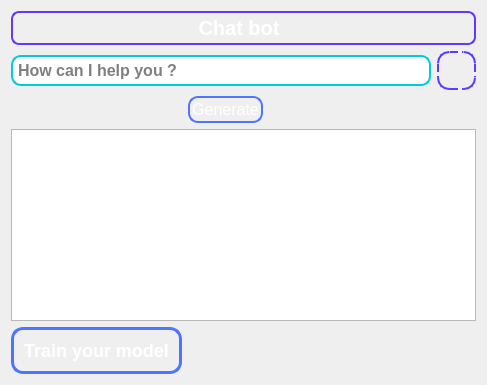
        <widget class="QWidget" name="chatbot">
         <layout class="QGridLayout" name="gridLayout_4">
          <item row="0" column="0">
           <layout class="QGridLayout" name="gridLayout_2">
            <item row="8" column="4">
             <spacer name="horizontalSpacer_9">
              <property name="orientation">
               <enum>Qt::Horizontal</enum>
              </property>
              <property name="sizeType">
               <enum>QSizePolicy::Expanding</enum>
              </property>
              <property name="sizeHint" stdset="0">
               <size>
                <width>150</width>
                <height>20</height>
               </size>
              </property>
             </spacer>
            </item>
            <item row="2" column="5">
             <widget class="QToolButton" name="microBtn">
              <property name="styleSheet">
               <string notr="true">QToolButton#microBtn {
    color: white; /* White text color */
    font-size: 18px; /* Font size */
    font-weight: bold; /* Bold text */
    background-color: qconicalgradient(
        cx:0.5, cy:0.5, angle:0, 
        stop:0 #00CCDD, 
        stop:0.4 #7CF5FF, 
        stop:1 #6439FF
    ); /* Conical gradient background */
    border: 2px dashed #6439FF;
    padding: 6px; /* Padding for space */
    border-radius: 12px; /* Rounded corners */
    text-align: center; /* Center text horizontally */
    display: inline-block; /* Inline-block for proper alignment */
}

QToolButton#microBtn:hover {
    background-color: qconicalgradient(
        cx:0.5, cy:0.5, angle:0, 
        stop:0 #6439FF, 
        stop:0.4 #4F75FF, 
        stop:1 #00CCDD
    ); /* Reversed conical gradient on hover */
    border: 2px solid #4F75FF; /* Hover border color */
}
</string>
              </property>
              <property name="text">
               <string/>
              </property>
              <property name="icon">
               <iconset resource="imagez.qrc">
                <normaloff>:/iamgez/micro.png</normaloff>:/iamgez/micro.png</iconset>
              </property>
              <property name="iconSize">
               <size>
                <width>20</width>
                <height>20</height>
               </size>
              </property>
             </widget>
            </item>
            <item row="8" column="0">
             <widget class="QPushButton" name="trainBtn">
              <property name="styleSheet">
               <string notr="true">QPushButton#trainBtn {
    background-color: qlineargradient(
        spread:pad, 
        x1:0, y1:0, x2:1, y2:1, 
        stop:0 #7CF5FF, 
        stop:0.33 #00CCDD, 
        stop:0.66 #4F75FF, 
        stop:1 #6439FF
    );
    color: white;
    border-radius: 12px;
    padding: 10px;
    font-size: 18px;
    border: 3px solid #4F75FF;
    font-weight: bold;
}

QPushButton#trainBtn:hover {
    background-color: qlineargradient(
        spread:pad, 
        x1:0, y1:0, x2:1, y2:1, 
        stop:0 #6439FF, 
        stop:0.33 #4F75FF, 
        stop:0.66 #00CCDD, 
        stop:1 #7CF5FF
    );
    color: white;
    border: 3px solid #6439FF;
}
</string>
              </property>
              <property name="text">
               <string>Train your model</string>
              </property>
              <property name="icon">
               <iconset>
                <normaloff>:/images/train.png</normaloff>:/images/train.png</iconset>
              </property>
              <property name="iconSize">
               <size>
                <width>30</width>
                <height>30</height>
               </size>
              </property>
             </widget>
            </item>
            <item row="6" column="0" colspan="6">
             <widget class="QPlainTextEdit" name="plainTextEdit">
              <property name="styleSheet">
               <string notr="true">font: 700 12pt &quot;Rockwell&quot;;</string>
              </property>
              <property name="plainText">
               <string/>
              </property>
              <property name="placeholderText">
               <string>Generate response..</string>
              </property>
             </widget>
            </item>
            <item row="1" column="0" colspan="6">
             <widget class="QLabel" name="label_5">
              <property name="font">
               <font>
                <pointsize>-1</pointsize>
                <bold>true</bold>
                <underline>false</underline>
               </font>
              </property>
              <property name="styleSheet">
               <string notr="true">QLabel {
    color: rgb(255, 255, 255); /* White text color */
    font-size: 20px; /* Font size */
    font-weight: bold; /* Bold text */
    background-color: qlineargradient(
        spread:pad, 
        x1:0, y1:0, x2:1, y2:1, 
        stop:0 #7CF5FF, 
        stop:0.5 #00CCDD, 
        stop:1 #4F75FF
    ); /* Gradient background */
    border: 2px solid #6439FF; /* Purple border */
    padding: 3px; /* Padding */
    border-radius: 8px; /* Rounded corners */
    text-align: center; /* Center text horizontally */
    vertical-align: middle; /* Center text vertically */
}

QLabel:disabled {
    color: #6c757d; /* Grey text when disabled */
    background-color: #f0f2f5; /* Light grey background when disabled */
    border: 1px solid #6c757d; /* Grey border when disabled */
}
</string>
              </property>
              <property name="text">
               <string>                                Chat bot</string>
              </property>
             </widget>
            </item>
            <item row="2" column="0" colspan="5">
             <widget class="QLineEdit" name="lineEdit">
              <property name="styleSheet">
               <string notr="true">QLineEdit {
    color: rgb(0, 0, 0); /* White text color */
    font-size: 16px; /* Font size */
    font-weight: bold; /* Bold text */
    background-color: ; /* Background color */
	color: rgb(0, 0, 0);
    border: 2px solid #00CCDD; /* Border color */
    padding: 3px; /* Padding inside the line edit */
    border-radius: 10px; /* Rounded corners */
}

QLineEdit:focus {
    border: 2px solid #6439FF; /* Change border color on focus */
   
    selection-background-color: #00CCDD; /* Selection color */
    selection-color: rgb(0, 0, 0); /* Text color during selection */
}
</string>
              </property>
              <property name="text">
               <string/>
              </property>
              <property name="placeholderText">
               <string>How can I help you ?</string>
              </property>
             </widget>
            </item>
            <item row="3" column="1">
             <widget class="QPushButton" name="pushButton">
              <property name="sizePolicy">
               <sizepolicy hsizetype="Preferred" vsizetype="Minimum">
                <horstretch>2</horstretch>
                <verstretch>0</verstretch>
               </sizepolicy>
              </property>
              <property name="styleSheet">
               <string notr="true">QPushButton#pushButton, QPushButton#trainBtn {
    background-color: qlineargradient(
        spread:pad, 
        x1:0, y1:0, x2:1, y2:1, 
        stop:0 #7CF5FF, 
        stop:0.33 #00CCDD, 
        stop:0.66 #4F75FF, 
        stop:1 #6439FF
    );
    color: white;
    border-radius: 10px;
    padding: 2px;
    font-size: 16px;
    border: 2px solid #4F75FF;
}

QPushButton#pushButton:hover, QPushButton#trainBtn:hover {
    background-color: qlineargradient(
        spread:pad, 
        x1:0, y1:0, x2:1, y2:1, 
        stop:0 #6439FF, 
        stop:0.33 #4F75FF, 
        stop:0.66 #00CCDD, 
        stop:1 #7CF5FF
    );
    color: white;
}
</string>
              </property>
              <property name="text">
               <string>Generate</string>
              </property>
             </widget>
            </item>
           </layout>
          </item>
         </layout>
        </widget>
